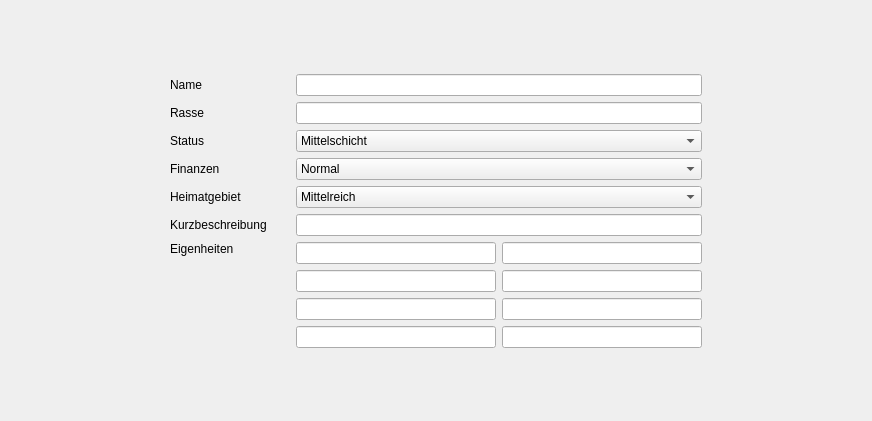
<?xml version="1.0" encoding="UTF-8"?>
<ui version="4.0">
 <class>formBeschreibung</class>
 <widget class="QWidget" name="formBeschreibung">
  <property name="geometry">
   <rect>
    <x>0</x>
    <y>0</y>
    <width>872</width>
    <height>421</height>
   </rect>
  </property>
  <property name="windowTitle">
   <string>Beschreibung</string>
  </property>
  <layout class="QGridLayout" name="gridLayout_3">
   <item row="0" column="0">
    <layout class="QGridLayout" name="gridLayout">
     <property name="sizeConstraint">
      <enum>QLayout::SetDefaultConstraint</enum>
     </property>
     <item row="3" column="3">
      <spacer name="horizontalSpacer_2">
       <property name="orientation">
        <enum>Qt::Horizontal</enum>
       </property>
       <property name="sizeHint" stdset="0">
        <size>
         <width>40</width>
         <height>20</height>
        </size>
       </property>
      </spacer>
     </item>
     <item row="6" column="1">
      <widget class="QLabel" name="label_4">
       <property name="minimumSize">
        <size>
         <width>120</width>
         <height>0</height>
        </size>
       </property>
       <property name="text">
        <string>Kurzbeschreibung</string>
       </property>
      </widget>
     </item>
     <item row="6" column="2">
      <widget class="QLineEdit" name="editKurzbeschreibung"/>
     </item>
     <item row="7" column="1">
      <widget class="QLabel" name="label_6">
       <property name="text">
        <string>Eigenheiten</string>
       </property>
       <property name="alignment">
        <set>Qt::AlignLeading|Qt::AlignLeft|Qt::AlignTop</set>
       </property>
      </widget>
     </item>
     <item row="3" column="0">
      <spacer name="horizontalSpacer">
       <property name="orientation">
        <enum>Qt::Horizontal</enum>
       </property>
       <property name="sizeHint" stdset="0">
        <size>
         <width>40</width>
         <height>20</height>
        </size>
       </property>
      </spacer>
     </item>
     <item row="1" column="1">
      <widget class="QLabel" name="label">
       <property name="text">
        <string>Name</string>
       </property>
      </widget>
     </item>
     <item row="2" column="1">
      <widget class="QLabel" name="label_2">
       <property name="text">
        <string>Rasse</string>
       </property>
      </widget>
     </item>
     <item row="1" column="2">
      <widget class="QLineEdit" name="editName"/>
     </item>
     <item row="3" column="1">
      <widget class="QLabel" name="label_3">
       <property name="text">
        <string>Status</string>
       </property>
      </widget>
     </item>
     <item row="4" column="2">
      <widget class="QComboBox" name="comboFinanzen">
       <property name="currentIndex">
        <number>2</number>
       </property>
       <property name="maxVisibleItems">
        <number>5</number>
       </property>
       <item>
        <property name="text">
         <string>Sehr Reich</string>
        </property>
       </item>
       <item>
        <property name="text">
         <string>Reich</string>
        </property>
       </item>
       <item>
        <property name="text">
         <string>Normal</string>
        </property>
       </item>
       <item>
        <property name="text">
         <string>Arm</string>
        </property>
       </item>
       <item>
        <property name="text">
         <string>Sehr Arm</string>
        </property>
       </item>
      </widget>
     </item>
     <item row="3" column="2">
      <widget class="QComboBox" name="comboStatus">
       <property name="currentIndex">
        <number>2</number>
       </property>
       <property name="maxVisibleItems">
        <number>5</number>
       </property>
       <property name="minimumContentsLength">
        <number>0</number>
       </property>
       <item>
        <property name="text">
         <string>Elite</string>
        </property>
       </item>
       <item>
        <property name="text">
         <string>Oberschicht</string>
        </property>
       </item>
       <item>
        <property name="text">
         <string>Mittelschicht</string>
        </property>
       </item>
       <item>
        <property name="text">
         <string>Unterschicht</string>
        </property>
       </item>
       <item>
        <property name="text">
         <string>Abschaum</string>
        </property>
       </item>
      </widget>
     </item>
     <item row="7" column="2">
      <layout class="QGridLayout" name="gridLayout_2">
       <item row="0" column="0">
        <widget class="QLineEdit" name="editEig1">
         <property name="minimumSize">
          <size>
           <width>200</width>
           <height>0</height>
          </size>
         </property>
        </widget>
       </item>
       <item row="2" column="1">
        <widget class="QLineEdit" name="editEig6">
         <property name="minimumSize">
          <size>
           <width>200</width>
           <height>0</height>
          </size>
         </property>
        </widget>
       </item>
       <item row="1" column="0">
        <widget class="QLineEdit" name="editEig3">
         <property name="minimumSize">
          <size>
           <width>200</width>
           <height>0</height>
          </size>
         </property>
        </widget>
       </item>
       <item row="2" column="0">
        <widget class="QLineEdit" name="editEig5">
         <property name="minimumSize">
          <size>
           <width>200</width>
           <height>0</height>
          </size>
         </property>
        </widget>
       </item>
       <item row="1" column="1">
        <widget class="QLineEdit" name="editEig4">
         <property name="minimumSize">
          <size>
           <width>200</width>
           <height>0</height>
          </size>
         </property>
        </widget>
       </item>
       <item row="0" column="1">
        <widget class="QLineEdit" name="editEig2">
         <property name="minimumSize">
          <size>
           <width>200</width>
           <height>0</height>
          </size>
         </property>
        </widget>
       </item>
       <item row="3" column="0">
        <widget class="QLineEdit" name="editEig7">
         <property name="minimumSize">
          <size>
           <width>200</width>
           <height>0</height>
          </size>
         </property>
        </widget>
       </item>
       <item row="3" column="1">
        <widget class="QLineEdit" name="editEig8">
         <property name="minimumSize">
          <size>
           <width>200</width>
           <height>0</height>
          </size>
         </property>
        </widget>
       </item>
      </layout>
     </item>
     <item row="2" column="2">
      <widget class="QLineEdit" name="editRasse"/>
     </item>
     <item row="4" column="1">
      <widget class="QLabel" name="label_5">
       <property name="text">
        <string>Finanzen</string>
       </property>
      </widget>
     </item>
     <item row="8" column="1">
      <spacer name="verticalSpacer">
       <property name="orientation">
        <enum>Qt::Vertical</enum>
       </property>
       <property name="sizeType">
        <enum>QSizePolicy::Expanding</enum>
       </property>
       <property name="sizeHint" stdset="0">
        <size>
         <width>20</width>
         <height>40</height>
        </size>
       </property>
      </spacer>
     </item>
     <item row="0" column="1">
      <spacer name="verticalSpacer_7">
       <property name="orientation">
        <enum>Qt::Vertical</enum>
       </property>
       <property name="sizeHint" stdset="0">
        <size>
         <width>20</width>
         <height>40</height>
        </size>
       </property>
      </spacer>
     </item>
     <item row="5" column="1">
      <widget class="QLabel" name="label_7">
       <property name="text">
        <string>Heimatgebiet</string>
       </property>
      </widget>
     </item>
     <item row="5" column="2">
      <widget class="QComboBox" name="comboHeimat">
       <item>
        <property name="text">
         <string>Mittelreich</string>
        </property>
       </item>
       <item>
        <property name="text">
         <string>Tulamidenlande</string>
        </property>
       </item>
       <item>
        <property name="text">
         <string>Horasreich</string>
        </property>
       </item>
       <item>
        <property name="text">
         <string>Südaventurien</string>
        </property>
       </item>
       <item>
        <property name="text">
         <string>Bornland</string>
        </property>
       </item>
       <item>
        <property name="text">
         <string>Thorwal</string>
        </property>
       </item>
       <item>
        <property name="text">
         <string>Südaventurien</string>
        </property>
       </item>
       <item>
        <property name="text">
         <string>Maraskan</string>
        </property>
       </item>
       <item>
        <property name="text">
         <string>Elfen</string>
        </property>
       </item>
       <item>
        <property name="text">
         <string>Zwerge</string>
        </property>
       </item>
      </widget>
     </item>
    </layout>
   </item>
  </layout>
 </widget>
 <tabstops>
  <tabstop>editName</tabstop>
  <tabstop>editRasse</tabstop>
  <tabstop>comboStatus</tabstop>
  <tabstop>comboFinanzen</tabstop>
  <tabstop>editKurzbeschreibung</tabstop>
  <tabstop>editEig1</tabstop>
  <tabstop>editEig2</tabstop>
  <tabstop>editEig3</tabstop>
  <tabstop>editEig4</tabstop>
  <tabstop>editEig5</tabstop>
  <tabstop>editEig6</tabstop>
  <tabstop>editEig7</tabstop>
  <tabstop>editEig8</tabstop>
 </tabstops>
 <resources/>
 <connections/>
</ui>
